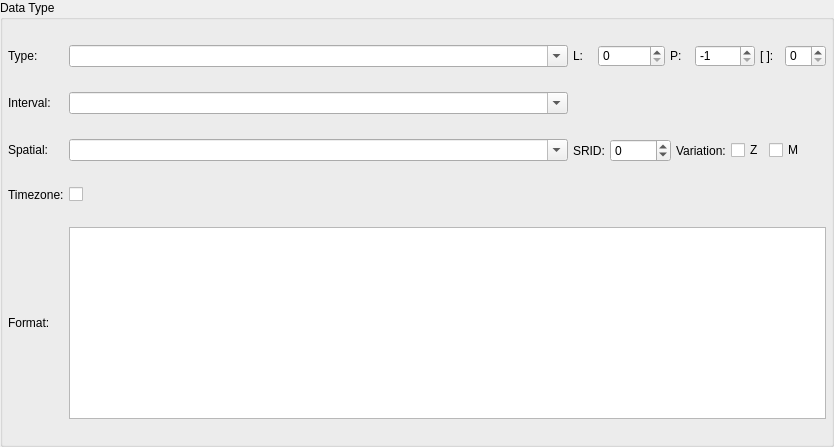
<?xml version="1.0" encoding="UTF-8"?>
<ui version="4.0">
 <class>PgSQLTypeWidget</class>
 <widget class="QWidget" name="PgSQLTypeWidget">
  <property name="geometry">
   <rect>
    <x>0</x>
    <y>0</y>
    <width>834</width>
    <height>447</height>
   </rect>
  </property>
  <property name="sizePolicy">
   <sizepolicy hsizetype="Preferred" vsizetype="Fixed">
    <horstretch>0</horstretch>
    <verstretch>0</verstretch>
   </sizepolicy>
  </property>
  <property name="minimumSize">
   <size>
    <width>0</width>
    <height>0</height>
   </size>
  </property>
  <property name="maximumSize">
   <size>
    <width>16777215</width>
    <height>16777215</height>
   </size>
  </property>
  <property name="windowTitle">
   <string>Form</string>
  </property>
  <layout class="QGridLayout" name="pgsqltype_grid">
   <property name="leftMargin">
    <number>0</number>
   </property>
   <property name="topMargin">
    <number>0</number>
   </property>
   <property name="rightMargin">
    <number>0</number>
   </property>
   <property name="bottomMargin">
    <number>0</number>
   </property>
   <property name="spacing">
    <number>5</number>
   </property>
   <item row="0" column="0">
    <widget class="QGroupBox" name="groupBox">
     <property name="sizePolicy">
      <sizepolicy hsizetype="Preferred" vsizetype="Expanding">
       <horstretch>0</horstretch>
       <verstretch>0</verstretch>
      </sizepolicy>
     </property>
     <property name="minimumSize">
      <size>
       <width>0</width>
       <height>0</height>
      </size>
     </property>
     <property name="focusPolicy">
      <enum>Qt::NoFocus</enum>
     </property>
     <property name="title">
      <string>Data Type</string>
     </property>
     <layout class="QGridLayout" name="gridLayout">
      <property name="leftMargin">
       <number>5</number>
      </property>
      <property name="topMargin">
       <number>5</number>
      </property>
      <property name="rightMargin">
       <number>5</number>
      </property>
      <property name="bottomMargin">
       <number>5</number>
      </property>
      <property name="spacing">
       <number>5</number>
      </property>
      <item row="2" column="0">
       <widget class="QLabel" name="spatial_lbl">
        <property name="enabled">
         <bool>true</bool>
        </property>
        <property name="sizePolicy">
         <sizepolicy hsizetype="Fixed" vsizetype="Fixed">
          <horstretch>0</horstretch>
          <verstretch>0</verstretch>
         </sizepolicy>
        </property>
        <property name="minimumSize">
         <size>
          <width>55</width>
          <height>0</height>
         </size>
        </property>
        <property name="maximumSize">
         <size>
          <width>16777215</width>
          <height>16777215</height>
         </size>
        </property>
        <property name="font">
         <font>
          <italic>false</italic>
          <bold>false</bold>
         </font>
        </property>
        <property name="styleSheet">
         <string notr="true">font-weight: normal;</string>
        </property>
        <property name="text">
         <string>Spatial:</string>
        </property>
       </widget>
      </item>
      <item row="4" column="1" colspan="14">
       <widget class="QPlainTextEdit" name="format_txt">
        <property name="sizePolicy">
         <sizepolicy hsizetype="Expanding" vsizetype="Fixed">
          <horstretch>0</horstretch>
          <verstretch>0</verstretch>
         </sizepolicy>
        </property>
        <property name="maximumSize">
         <size>
          <width>16777215</width>
          <height>16777215</height>
         </size>
        </property>
        <property name="frameShadow">
         <enum>QFrame::Sunken</enum>
        </property>
        <property name="lineWidth">
         <number>1</number>
        </property>
        <property name="midLineWidth">
         <number>0</number>
        </property>
        <property name="verticalScrollBarPolicy">
         <enum>Qt::ScrollBarAlwaysOff</enum>
        </property>
        <property name="horizontalScrollBarPolicy">
         <enum>Qt::ScrollBarAlwaysOff</enum>
        </property>
        <property name="readOnly">
         <bool>true</bool>
        </property>
       </widget>
      </item>
      <item row="4" column="0">
       <widget class="QLabel" name="format_lbl">
        <property name="sizePolicy">
         <sizepolicy hsizetype="Preferred" vsizetype="Fixed">
          <horstretch>0</horstretch>
          <verstretch>0</verstretch>
         </sizepolicy>
        </property>
        <property name="minimumSize">
         <size>
          <width>55</width>
          <height>0</height>
         </size>
        </property>
        <property name="maximumSize">
         <size>
          <width>16777215</width>
          <height>16777215</height>
         </size>
        </property>
        <property name="styleSheet">
         <string notr="true">font-weight: normal;</string>
        </property>
        <property name="text">
         <string>Format:</string>
        </property>
       </widget>
      </item>
      <item row="3" column="1">
       <widget class="QCheckBox" name="timezone_chk">
        <property name="enabled">
         <bool>true</bool>
        </property>
        <property name="sizePolicy">
         <sizepolicy hsizetype="Fixed" vsizetype="Fixed">
          <horstretch>0</horstretch>
          <verstretch>0</verstretch>
         </sizepolicy>
        </property>
        <property name="layoutDirection">
         <enum>Qt::LeftToRight</enum>
        </property>
        <property name="styleSheet">
         <string notr="true">font-weight: normal;</string>
        </property>
        <property name="text">
         <string/>
        </property>
       </widget>
      </item>
      <item row="0" column="0">
       <widget class="QLabel" name="type_lbl">
        <property name="sizePolicy">
         <sizepolicy hsizetype="Preferred" vsizetype="Fixed">
          <horstretch>0</horstretch>
          <verstretch>0</verstretch>
         </sizepolicy>
        </property>
        <property name="minimumSize">
         <size>
          <width>55</width>
          <height>0</height>
         </size>
        </property>
        <property name="maximumSize">
         <size>
          <width>16777215</width>
          <height>16777215</height>
         </size>
        </property>
        <property name="styleSheet">
         <string notr="true">font-weight: normal;</string>
        </property>
        <property name="text">
         <string>Type:</string>
        </property>
       </widget>
      </item>
      <item row="1" column="0">
       <widget class="QLabel" name="interval_lbl">
        <property name="enabled">
         <bool>true</bool>
        </property>
        <property name="sizePolicy">
         <sizepolicy hsizetype="Fixed" vsizetype="Fixed">
          <horstretch>0</horstretch>
          <verstretch>0</verstretch>
         </sizepolicy>
        </property>
        <property name="minimumSize">
         <size>
          <width>55</width>
          <height>0</height>
         </size>
        </property>
        <property name="maximumSize">
         <size>
          <width>16777215</width>
          <height>16777215</height>
         </size>
        </property>
        <property name="font">
         <font>
          <italic>false</italic>
          <bold>false</bold>
         </font>
        </property>
        <property name="styleSheet">
         <string notr="true">font-weight: normal;</string>
        </property>
        <property name="text">
         <string>Interval:</string>
        </property>
       </widget>
      </item>
      <item row="3" column="0">
       <widget class="QLabel" name="timezone_lbl">
        <property name="styleSheet">
         <string notr="true">font-weight: normal;</string>
        </property>
        <property name="text">
         <string>Timezone:</string>
        </property>
       </widget>
      </item>
      <item row="0" column="14">
       <widget class="QSpinBox" name="dimension_sb">
        <property name="sizePolicy">
         <sizepolicy hsizetype="Fixed" vsizetype="Fixed">
          <horstretch>0</horstretch>
          <verstretch>0</verstretch>
         </sizepolicy>
        </property>
        <property name="minimumSize">
         <size>
          <width>40</width>
          <height>0</height>
         </size>
        </property>
        <property name="maximumSize">
         <size>
          <width>16777215</width>
          <height>16777215</height>
         </size>
        </property>
        <property name="toolTip">
         <string>Dimension</string>
        </property>
        <property name="styleSheet">
         <string notr="true">font-weight: normal;</string>
        </property>
        <property name="maximum">
         <number>99</number>
        </property>
        <property name="value">
         <number>0</number>
        </property>
       </widget>
      </item>
      <item row="0" column="13">
       <widget class="QLabel" name="dimension_lbl">
        <property name="sizePolicy">
         <sizepolicy hsizetype="Preferred" vsizetype="Fixed">
          <horstretch>0</horstretch>
          <verstretch>0</verstretch>
         </sizepolicy>
        </property>
        <property name="minimumSize">
         <size>
          <width>20</width>
          <height>0</height>
         </size>
        </property>
        <property name="maximumSize">
         <size>
          <width>16</width>
          <height>16777215</height>
         </size>
        </property>
        <property name="font">
         <font>
          <italic>false</italic>
          <bold>false</bold>
         </font>
        </property>
        <property name="toolTip">
         <string>Dimension</string>
        </property>
        <property name="styleSheet">
         <string notr="true">font-weight: normal;</string>
        </property>
        <property name="text">
         <string>[ ]:</string>
        </property>
       </widget>
      </item>
      <item row="0" column="12">
       <widget class="QSpinBox" name="precision_sb">
        <property name="sizePolicy">
         <sizepolicy hsizetype="Fixed" vsizetype="Fixed">
          <horstretch>0</horstretch>
          <verstretch>0</verstretch>
         </sizepolicy>
        </property>
        <property name="minimumSize">
         <size>
          <width>60</width>
          <height>0</height>
         </size>
        </property>
        <property name="maximumSize">
         <size>
          <width>16777215</width>
          <height>16777215</height>
         </size>
        </property>
        <property name="toolTip">
         <string>Precision</string>
        </property>
        <property name="styleSheet">
         <string notr="true">font-weight: normal;</string>
        </property>
        <property name="minimum">
         <number>-1</number>
        </property>
        <property name="maximum">
         <number>1000</number>
        </property>
        <property name="singleStep">
         <number>1</number>
        </property>
        <property name="value">
         <number>-1</number>
        </property>
       </widget>
      </item>
      <item row="0" column="11">
       <widget class="QLabel" name="precision_lbl">
        <property name="sizePolicy">
         <sizepolicy hsizetype="Preferred" vsizetype="Fixed">
          <horstretch>0</horstretch>
          <verstretch>0</verstretch>
         </sizepolicy>
        </property>
        <property name="minimumSize">
         <size>
          <width>20</width>
          <height>0</height>
         </size>
        </property>
        <property name="maximumSize">
         <size>
          <width>16</width>
          <height>16777215</height>
         </size>
        </property>
        <property name="font">
         <font>
          <italic>false</italic>
          <bold>false</bold>
         </font>
        </property>
        <property name="toolTip">
         <string>Precision</string>
        </property>
        <property name="styleSheet">
         <string notr="true">font-weight: normal;</string>
        </property>
        <property name="text">
         <string>P:</string>
        </property>
       </widget>
      </item>
      <item row="0" column="10">
       <widget class="QSpinBox" name="length_sb">
        <property name="sizePolicy">
         <sizepolicy hsizetype="Fixed" vsizetype="Fixed">
          <horstretch>0</horstretch>
          <verstretch>0</verstretch>
         </sizepolicy>
        </property>
        <property name="minimumSize">
         <size>
          <width>60</width>
          <height>0</height>
         </size>
        </property>
        <property name="maximumSize">
         <size>
          <width>16777215</width>
          <height>16777215</height>
         </size>
        </property>
        <property name="toolTip">
         <string>Length</string>
        </property>
        <property name="styleSheet">
         <string notr="true">font-weight: normal;</string>
        </property>
        <property name="minimum">
         <number>0</number>
        </property>
        <property name="maximum">
         <number>2147483647</number>
        </property>
        <property name="value">
         <number>0</number>
        </property>
       </widget>
      </item>
      <item row="0" column="9">
       <widget class="QLabel" name="length_lbl">
        <property name="sizePolicy">
         <sizepolicy hsizetype="Fixed" vsizetype="Fixed">
          <horstretch>0</horstretch>
          <verstretch>0</verstretch>
         </sizepolicy>
        </property>
        <property name="minimumSize">
         <size>
          <width>20</width>
          <height>0</height>
         </size>
        </property>
        <property name="maximumSize">
         <size>
          <width>16</width>
          <height>16777215</height>
         </size>
        </property>
        <property name="font">
         <font>
          <italic>false</italic>
          <bold>false</bold>
         </font>
        </property>
        <property name="toolTip">
         <string>Length</string>
        </property>
        <property name="styleSheet">
         <string notr="true">font-weight: normal;</string>
        </property>
        <property name="text">
         <string>L:</string>
        </property>
       </widget>
      </item>
      <item row="0" column="1" colspan="8">
       <widget class="QComboBox" name="type_cmb">
        <property name="sizePolicy">
         <sizepolicy hsizetype="Expanding" vsizetype="Fixed">
          <horstretch>0</horstretch>
          <verstretch>0</verstretch>
         </sizepolicy>
        </property>
        <property name="minimumSize">
         <size>
          <width>0</width>
          <height>0</height>
         </size>
        </property>
        <property name="font">
         <font>
          <bold>false</bold>
          <stylestrategy>PreferDefault</stylestrategy>
         </font>
        </property>
        <property name="styleSheet">
         <string notr="true">font-weight: normal;</string>
        </property>
        <property name="editable">
         <bool>true</bool>
        </property>
        <property name="sizeAdjustPolicy">
         <enum>QComboBox::AdjustToContentsOnFirstShow</enum>
        </property>
        <property name="iconSize">
         <size>
          <width>28</width>
          <height>28</height>
         </size>
        </property>
       </widget>
      </item>
      <item row="1" column="1" colspan="8">
       <widget class="QComboBox" name="interval_cmb">
        <property name="enabled">
         <bool>true</bool>
        </property>
        <property name="sizePolicy">
         <sizepolicy hsizetype="Preferred" vsizetype="Fixed">
          <horstretch>0</horstretch>
          <verstretch>0</verstretch>
         </sizepolicy>
        </property>
        <property name="minimumSize">
         <size>
          <width>0</width>
          <height>0</height>
         </size>
        </property>
        <property name="styleSheet">
         <string notr="true">font-weight: normal;</string>
        </property>
        <property name="editable">
         <bool>true</bool>
        </property>
        <property name="iconSize">
         <size>
          <width>28</width>
          <height>28</height>
         </size>
        </property>
       </widget>
      </item>
      <item row="2" column="9" colspan="6">
       <layout class="QHBoxLayout" name="horizontalLayout">
        <property name="spacing">
         <number>5</number>
        </property>
        <item>
         <widget class="QLabel" name="srid_lbl">
          <property name="text">
           <string>SRID:</string>
          </property>
         </widget>
        </item>
        <item>
         <widget class="QSpinBox" name="srid_spb">
          <property name="minimum">
           <number>-1</number>
          </property>
          <property name="maximum">
           <number>99999</number>
          </property>
         </widget>
        </item>
        <item>
         <widget class="QLabel" name="variation_lbl">
          <property name="enabled">
           <bool>true</bool>
          </property>
          <property name="sizePolicy">
           <sizepolicy hsizetype="Preferred" vsizetype="Preferred">
            <horstretch>0</horstretch>
            <verstretch>0</verstretch>
           </sizepolicy>
          </property>
          <property name="minimumSize">
           <size>
            <width>0</width>
            <height>0</height>
           </size>
          </property>
          <property name="maximumSize">
           <size>
            <width>16777215</width>
            <height>16777215</height>
           </size>
          </property>
          <property name="font">
           <font>
            <italic>false</italic>
            <bold>false</bold>
           </font>
          </property>
          <property name="styleSheet">
           <string notr="true">font-weight: normal;</string>
          </property>
          <property name="text">
           <string>Variation:</string>
          </property>
         </widget>
        </item>
        <item>
         <widget class="QCheckBox" name="var_z_chk">
          <property name="text">
           <string>Z</string>
          </property>
         </widget>
        </item>
        <item>
         <widget class="QCheckBox" name="var_m_chk">
          <property name="sizePolicy">
           <sizepolicy hsizetype="Expanding" vsizetype="Fixed">
            <horstretch>0</horstretch>
            <verstretch>0</verstretch>
           </sizepolicy>
          </property>
          <property name="text">
           <string>M</string>
          </property>
         </widget>
        </item>
       </layout>
      </item>
      <item row="2" column="1" colspan="8">
       <widget class="QComboBox" name="spatial_cmb">
        <property name="enabled">
         <bool>true</bool>
        </property>
        <property name="sizePolicy">
         <sizepolicy hsizetype="Preferred" vsizetype="Fixed">
          <horstretch>0</horstretch>
          <verstretch>0</verstretch>
         </sizepolicy>
        </property>
        <property name="minimumSize">
         <size>
          <width>0</width>
          <height>0</height>
         </size>
        </property>
        <property name="styleSheet">
         <string notr="true">font-weight: normal;</string>
        </property>
        <property name="editable">
         <bool>true</bool>
        </property>
        <property name="iconSize">
         <size>
          <width>28</width>
          <height>28</height>
         </size>
        </property>
       </widget>
      </item>
     </layout>
     <zorder>type_lbl</zorder>
     <zorder>type_cmb</zorder>
     <zorder>interval_lbl</zorder>
     <zorder>spatial_lbl</zorder>
     <zorder>timezone_lbl</zorder>
     <zorder>timezone_chk</zorder>
     <zorder>format_lbl</zorder>
     <zorder>format_txt</zorder>
     <zorder>interval_cmb</zorder>
     <zorder>dimension_sb</zorder>
     <zorder>dimension_lbl</zorder>
     <zorder>precision_sb</zorder>
     <zorder>precision_lbl</zorder>
     <zorder>length_sb</zorder>
     <zorder>length_lbl</zorder>
     <zorder>spatial_cmb</zorder>
    </widget>
   </item>
  </layout>
 </widget>
 <tabstops>
  <tabstop>type_cmb</tabstop>
  <tabstop>length_sb</tabstop>
  <tabstop>precision_sb</tabstop>
  <tabstop>dimension_sb</tabstop>
  <tabstop>interval_cmb</tabstop>
  <tabstop>spatial_cmb</tabstop>
  <tabstop>srid_spb</tabstop>
  <tabstop>var_z_chk</tabstop>
  <tabstop>var_m_chk</tabstop>
  <tabstop>timezone_chk</tabstop>
  <tabstop>format_txt</tabstop>
 </tabstops>
 <resources/>
 <connections/>
</ui>
